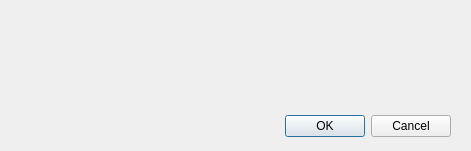
<?xml version="1.0" encoding="UTF-8"?>
<ui version="4.0">
 <class>Dialog</class>
 <widget class="QDialog" name="Dialog">
  <property name="geometry">
   <rect>
    <x>0</x>
    <y>0</y>
    <width>471</width>
    <height>151</height>
   </rect>
  </property>
  <property name="minimumSize">
   <size>
    <width>471</width>
    <height>151</height>
   </size>
  </property>
  <property name="windowTitle">
   <string>Dialog</string>
  </property>
  <widget class="QDialogButtonBox" name="buttonBox">
   <property name="geometry">
    <rect>
     <x>110</x>
     <y>110</y>
     <width>341</width>
     <height>32</height>
    </rect>
   </property>
   <property name="orientation">
    <enum>Qt::Horizontal</enum>
   </property>
   <property name="standardButtons">
    <set>QDialogButtonBox::Cancel|QDialogButtonBox::Ok</set>
   </property>
  </widget>
 </widget>
 <resources/>
 <connections>
  <connection>
   <sender>buttonBox</sender>
   <signal>accepted()</signal>
   <receiver>Dialog</receiver>
   <slot>accept()</slot>
   <hints>
    <hint type="sourcelabel">
     <x>248</x>
     <y>254</y>
    </hint>
    <hint type="destinationlabel">
     <x>157</x>
     <y>274</y>
    </hint>
   </hints>
  </connection>
  <connection>
   <sender>buttonBox</sender>
   <signal>rejected()</signal>
   <receiver>Dialog</receiver>
   <slot>reject()</slot>
   <hints>
    <hint type="sourcelabel">
     <x>316</x>
     <y>260</y>
    </hint>
    <hint type="destinationlabel">
     <x>286</x>
     <y>274</y>
    </hint>
   </hints>
  </connection>
 </connections>
</ui>
